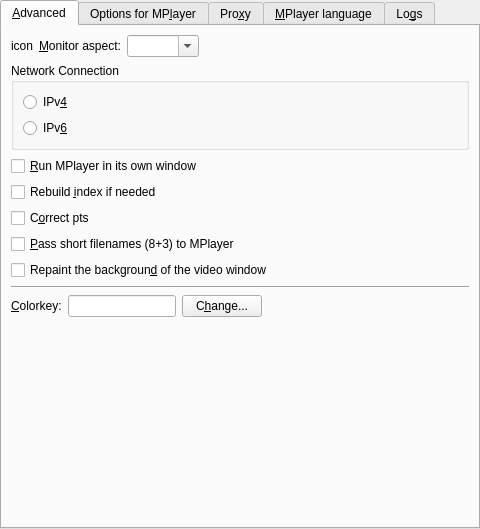
<ui version="4.0" >
 <class>PrefAdvanced</class>
 <widget class="QWidget" name="PrefAdvanced" >
  <property name="geometry" >
   <rect>
    <x>0</x>
    <y>0</y>
    <width>480</width>
    <height>529</height>
   </rect>
  </property>
  <layout class="QVBoxLayout" >
   <property name="leftMargin" >
    <number>0</number>
   </property>
   <property name="topMargin" >
    <number>0</number>
   </property>
   <property name="rightMargin" >
    <number>0</number>
   </property>
   <property name="bottomMargin" >
    <number>0</number>
   </property>
   <item>
    <widget class="QTabWidget" name="advanced_tab" >
     <property name="currentIndex" >
      <number>0</number>
     </property>
     <widget class="QWidget" name="tab1" >
      <attribute name="title" >
       <string>&amp;Advanced</string>
      </attribute>
      <layout class="QVBoxLayout" >
       <property name="spacing" >
        <number>6</number>
       </property>
       <property name="leftMargin" >
        <number>9</number>
       </property>
       <property name="topMargin" >
        <number>9</number>
       </property>
       <property name="rightMargin" >
        <number>9</number>
       </property>
       <property name="bottomMargin" >
        <number>9</number>
       </property>
       <item>
        <layout class="QHBoxLayout" >
         <property name="spacing" >
          <number>6</number>
         </property>
         <property name="leftMargin" >
          <number>0</number>
         </property>
         <property name="topMargin" >
          <number>0</number>
         </property>
         <property name="rightMargin" >
          <number>0</number>
         </property>
         <property name="bottomMargin" >
          <number>0</number>
         </property>
         <item>
          <widget class="QLabel" name="monitor_aspect_icon" >
           <property name="text" >
            <string>icon</string>
           </property>
           <property name="wordWrap" >
            <bool>false</bool>
           </property>
          </widget>
         </item>
         <item>
          <widget class="QLabel" name="textLabel1_8" >
           <property name="text" >
            <string>&amp;Monitor aspect:</string>
           </property>
           <property name="wordWrap" >
            <bool>false</bool>
           </property>
           <property name="buddy" >
            <cstring>monitoraspect_combo</cstring>
           </property>
          </widget>
         </item>
         <item>
          <widget class="MyComboBox" name="monitoraspect_combo" >
           <property name="sizePolicy" >
            <sizepolicy vsizetype="Fixed" hsizetype="Preferred" >
             <horstretch>0</horstretch>
             <verstretch>0</verstretch>
            </sizepolicy>
           </property>
           <property name="editable" >
            <bool>true</bool>
           </property>
          </widget>
         </item>
         <item>
          <spacer>
           <property name="orientation" >
            <enum>Qt::Horizontal</enum>
           </property>
           <property name="sizeType" >
            <enum>QSizePolicy::Expanding</enum>
           </property>
           <property name="sizeHint" >
            <size>
             <width>190</width>
             <height>21</height>
            </size>
           </property>
          </spacer>
         </item>
        </layout>
       </item>
       <item>
        <widget class="QGroupBox" name="internet_connection_groupbox" >
         <property name="title" >
          <string>Network Connection</string>
         </property>
         <layout class="QVBoxLayout" >
          <property name="spacing" >
           <number>6</number>
          </property>
          <property name="leftMargin" >
           <number>9</number>
          </property>
          <property name="topMargin" >
           <number>9</number>
          </property>
          <property name="rightMargin" >
           <number>9</number>
          </property>
          <property name="bottomMargin" >
           <number>9</number>
          </property>
          <item>
           <widget class="QRadioButton" name="ipv4_button" >
            <property name="text" >
             <string>IPv&amp;4</string>
            </property>
           </widget>
          </item>
          <item>
           <widget class="QRadioButton" name="ipv6_button" >
            <property name="text" >
             <string>IPv&amp;6</string>
            </property>
           </widget>
          </item>
         </layout>
        </widget>
       </item>
       <item>
        <widget class="QCheckBox" name="mplayer_use_window_check" >
         <property name="text" >
          <string>&amp;Run MPlayer in its own window</string>
         </property>
        </widget>
       </item>
       <item>
        <widget class="QCheckBox" name="idx_check" >
         <property name="text" >
          <string>Rebuild &amp;index if needed</string>
         </property>
        </widget>
       </item>
       <item>
        <widget class="QCheckBox" name="correct_pts_check" >
         <property name="text" >
          <string>C&amp;orrect pts</string>
         </property>
        </widget>
       </item>
       <item>
        <widget class="QCheckBox" name="shortnames_check" >
         <property name="text" >
          <string>&amp;Pass short filenames (8+3) to MPlayer</string>
         </property>
        </widget>
       </item>
       <item>
        <widget class="QCheckBox" name="clear_background_check" >
         <property name="text" >
          <string>Repaint the backgroun&amp;d of the video window</string>
         </property>
        </widget>
       </item>
       <item>
        <widget class="Line" name="line" >
         <property name="sizePolicy" >
          <sizepolicy vsizetype="Fixed" hsizetype="Expanding" >
           <horstretch>0</horstretch>
           <verstretch>0</verstretch>
          </sizepolicy>
         </property>
         <property name="orientation" >
          <enum>Qt::Horizontal</enum>
         </property>
        </widget>
       </item>
       <item>
        <layout class="QHBoxLayout" >
         <property name="spacing" >
          <number>6</number>
         </property>
         <property name="leftMargin" >
          <number>0</number>
         </property>
         <property name="topMargin" >
          <number>0</number>
         </property>
         <property name="rightMargin" >
          <number>0</number>
         </property>
         <property name="bottomMargin" >
          <number>0</number>
         </property>
         <item>
          <widget class="QLabel" name="colorkey_label" >
           <property name="text" >
            <string>&amp;Colorkey:</string>
           </property>
           <property name="wordWrap" >
            <bool>false</bool>
           </property>
           <property name="buddy" >
            <cstring>colorkey_view</cstring>
           </property>
          </widget>
         </item>
         <item>
          <widget class="QLineEdit" name="colorkey_view" >
           <property name="sizePolicy" >
            <sizepolicy vsizetype="Fixed" hsizetype="Minimum" >
             <horstretch>0</horstretch>
             <verstretch>0</verstretch>
            </sizepolicy>
           </property>
          </widget>
         </item>
         <item>
          <widget class="QPushButton" name="changeButton" >
           <property name="text" >
            <string>C&amp;hange...</string>
           </property>
          </widget>
         </item>
         <item>
          <spacer>
           <property name="orientation" >
            <enum>Qt::Horizontal</enum>
           </property>
           <property name="sizeType" >
            <enum>QSizePolicy::Expanding</enum>
           </property>
           <property name="sizeHint" >
            <size>
             <width>131</width>
             <height>21</height>
            </size>
           </property>
          </spacer>
         </item>
        </layout>
       </item>
       <item>
        <spacer>
         <property name="orientation" >
          <enum>Qt::Vertical</enum>
         </property>
         <property name="sizeType" >
          <enum>QSizePolicy::Expanding</enum>
         </property>
         <property name="sizeHint" >
          <size>
           <width>20</width>
           <height>20</height>
          </size>
         </property>
        </spacer>
       </item>
      </layout>
     </widget>
     <widget class="QWidget" name="tab2" >
      <attribute name="title" >
       <string>Options for MP&amp;layer</string>
      </attribute>
      <layout class="QVBoxLayout" >
       <property name="spacing" >
        <number>6</number>
       </property>
       <property name="leftMargin" >
        <number>9</number>
       </property>
       <property name="topMargin" >
        <number>9</number>
       </property>
       <property name="rightMargin" >
        <number>9</number>
       </property>
       <property name="bottomMargin" >
        <number>9</number>
       </property>
       <item>
        <widget class="QLabel" name="textLabel3_2" >
         <property name="text" >
          <string>Here you can pass extra options to MPlayer.
Write them separated by spaces.
Example: -flip -nosound</string>
         </property>
         <property name="alignment" >
          <set>Qt::AlignVCenter</set>
         </property>
         <property name="wordWrap" >
          <bool>false</bool>
         </property>
        </widget>
       </item>
       <item>
        <layout class="QHBoxLayout" >
         <property name="spacing" >
          <number>6</number>
         </property>
         <property name="leftMargin" >
          <number>0</number>
         </property>
         <property name="topMargin" >
          <number>0</number>
         </property>
         <property name="rightMargin" >
          <number>0</number>
         </property>
         <property name="bottomMargin" >
          <number>0</number>
         </property>
         <item>
          <widget class="QLabel" name="textLabel1_3" >
           <property name="text" >
            <string>&amp;Options:</string>
           </property>
           <property name="wordWrap" >
            <bool>false</bool>
           </property>
           <property name="buddy" >
            <cstring>mplayer_args_edit</cstring>
           </property>
          </widget>
         </item>
         <item>
          <widget class="QLineEdit" name="mplayer_args_edit" />
         </item>
        </layout>
       </item>
       <item>
        <widget class="Line" name="line2" >
         <property name="sizePolicy" >
          <sizepolicy vsizetype="Fixed" hsizetype="Expanding" >
           <horstretch>0</horstretch>
           <verstretch>0</verstretch>
          </sizepolicy>
         </property>
         <property name="frameShape" >
          <enum>QFrame::HLine</enum>
         </property>
         <property name="frameShadow" >
          <enum>QFrame::Sunken</enum>
         </property>
         <property name="orientation" >
          <enum>Qt::Horizontal</enum>
         </property>
        </widget>
       </item>
       <item>
        <widget class="QLabel" name="textLabel4_2" >
         <property name="text" >
          <string>You can also pass additional video filters.
Separate them with ",". Do not use spaces!
Example: scale=512:-2,eq2=1.1</string>
         </property>
         <property name="alignment" >
          <set>Qt::AlignVCenter</set>
         </property>
         <property name="wordWrap" >
          <bool>false</bool>
         </property>
        </widget>
       </item>
       <item>
        <layout class="QHBoxLayout" >
         <property name="spacing" >
          <number>6</number>
         </property>
         <property name="leftMargin" >
          <number>0</number>
         </property>
         <property name="topMargin" >
          <number>0</number>
         </property>
         <property name="rightMargin" >
          <number>0</number>
         </property>
         <property name="bottomMargin" >
          <number>0</number>
         </property>
         <item>
          <widget class="QLabel" name="textLabel2_3" >
           <property name="text" >
            <string>V&amp;ideo filters:</string>
           </property>
           <property name="wordWrap" >
            <bool>false</bool>
           </property>
           <property name="buddy" >
            <cstring>mplayer_vfilters_edit</cstring>
           </property>
          </widget>
         </item>
         <item>
          <widget class="QLineEdit" name="mplayer_vfilters_edit" />
         </item>
        </layout>
       </item>
       <item>
        <widget class="Line" name="line3" >
         <property name="sizePolicy" >
          <sizepolicy vsizetype="Fixed" hsizetype="Expanding" >
           <horstretch>0</horstretch>
           <verstretch>0</verstretch>
          </sizepolicy>
         </property>
         <property name="frameShape" >
          <enum>QFrame::HLine</enum>
         </property>
         <property name="frameShadow" >
          <enum>QFrame::Sunken</enum>
         </property>
         <property name="orientation" >
          <enum>Qt::Horizontal</enum>
         </property>
        </widget>
       </item>
       <item>
        <widget class="QLabel" name="textLabel5_2" >
         <property name="text" >
          <string>And finally audio filters. Same rule as for video filters.
Example: resample=44100:0:0,volnorm</string>
         </property>
         <property name="alignment" >
          <set>Qt::AlignVCenter</set>
         </property>
         <property name="wordWrap" >
          <bool>false</bool>
         </property>
        </widget>
       </item>
       <item>
        <layout class="QHBoxLayout" >
         <property name="spacing" >
          <number>6</number>
         </property>
         <property name="leftMargin" >
          <number>0</number>
         </property>
         <property name="topMargin" >
          <number>0</number>
         </property>
         <property name="rightMargin" >
          <number>0</number>
         </property>
         <property name="bottomMargin" >
          <number>0</number>
         </property>
         <item>
          <widget class="QLabel" name="textLabel3_3" >
           <property name="text" >
            <string>Audio &amp;filters:</string>
           </property>
           <property name="wordWrap" >
            <bool>false</bool>
           </property>
           <property name="buddy" >
            <cstring>mplayer_afilters_edit</cstring>
           </property>
          </widget>
         </item>
         <item>
          <widget class="QLineEdit" name="mplayer_afilters_edit" />
         </item>
        </layout>
       </item>
       <item>
        <spacer>
         <property name="orientation" >
          <enum>Qt::Vertical</enum>
         </property>
         <property name="sizeHint" >
          <size>
           <width>20</width>
           <height>40</height>
          </size>
         </property>
        </spacer>
       </item>
      </layout>
     </widget>
     <widget class="QWidget" name="tab_proxy" >
      <attribute name="title" >
       <string>Pro&amp;xy</string>
      </attribute>
      <layout class="QVBoxLayout" >
       <item>
        <widget class="QLabel" name="label" >
         <property name="text" >
          <string>You can set a proxy for internet connections (currently only used for subtitle downloading).</string>
         </property>
         <property name="wordWrap" >
          <bool>true</bool>
         </property>
        </widget>
       </item>
       <item>
        <widget class="QCheckBox" name="use_proxy_check" >
         <property name="text" >
          <string>&amp;Enable proxy</string>
         </property>
        </widget>
       </item>
       <item>
        <widget class="QWidget" native="1" name="proxy_container" >
         <property name="enabled" >
          <bool>false</bool>
         </property>
         <layout class="QGridLayout" >
          <item row="0" column="0" >
           <widget class="QLabel" name="label_2" >
            <property name="text" >
             <string>&amp;Host:</string>
            </property>
            <property name="buddy" >
             <cstring>proxy_hostname_edit</cstring>
            </property>
           </widget>
          </item>
          <item row="0" column="1" >
           <widget class="QLineEdit" name="proxy_hostname_edit" />
          </item>
          <item row="0" column="2" >
           <widget class="QLabel" name="label_3" >
            <property name="text" >
             <string>&amp;Port:</string>
            </property>
            <property name="buddy" >
             <cstring>proxy_port_spin</cstring>
            </property>
           </widget>
          </item>
          <item row="0" column="3" >
           <widget class="QSpinBox" name="proxy_port_spin" >
            <property name="maximum" >
             <number>65535</number>
            </property>
           </widget>
          </item>
          <item row="1" column="0" >
           <widget class="QLabel" name="label_4" >
            <property name="text" >
             <string>&amp;Username:</string>
            </property>
            <property name="buddy" >
             <cstring>proxy_username_edit</cstring>
            </property>
           </widget>
          </item>
          <item row="1" column="1" colspan="3" >
           <widget class="QLineEdit" name="proxy_username_edit" />
          </item>
          <item row="2" column="0" >
           <widget class="QLabel" name="label_5" >
            <property name="text" >
             <string>Pa&amp;ssword:</string>
            </property>
            <property name="buddy" >
             <cstring>proxy_password_edit</cstring>
            </property>
           </widget>
          </item>
          <item row="2" column="1" colspan="3" >
           <widget class="QLineEdit" name="proxy_password_edit" >
            <property name="echoMode" >
             <enum>QLineEdit::Password</enum>
            </property>
           </widget>
          </item>
         </layout>
        </widget>
       </item>
       <item>
        <spacer>
         <property name="orientation" >
          <enum>Qt::Vertical</enum>
         </property>
         <property name="sizeHint" >
          <size>
           <width>20</width>
           <height>31</height>
          </size>
         </property>
        </spacer>
       </item>
      </layout>
     </widget>
     <widget class="QWidget" name="tab3" >
      <attribute name="title" >
       <string>&amp;MPlayer language</string>
      </attribute>
      <layout class="QGridLayout" >
       <property name="leftMargin" >
        <number>6</number>
       </property>
       <property name="topMargin" >
        <number>6</number>
       </property>
       <property name="rightMargin" >
        <number>6</number>
       </property>
       <property name="bottomMargin" >
        <number>6</number>
       </property>
       <property name="horizontalSpacing" >
        <number>6</number>
       </property>
       <property name="verticalSpacing" >
        <number>6</number>
       </property>
       <item row="0" column="0" colspan="2" >
        <widget class="QLabel" name="textLabel1_4" >
         <property name="text" >
          <string>SMPlayer needs to read and parse the output of MPlayer and sometimes it relies on English text. If you are using a MPlayer translated into another language, then you need to change the texts that SMPlayer looks for. (Technically you should enter regular expressions)&lt;br>&lt;br>
The drop-down lists may provide already made regular expression for several languages.</string>
         </property>
         <property name="alignment" >
          <set>Qt::AlignVCenter</set>
         </property>
         <property name="wordWrap" >
          <bool>true</bool>
         </property>
        </widget>
       </item>
       <item row="1" column="0" >
        <widget class="QLabel" name="eof_label" >
         <property name="text" >
          <string>&amp;End of file:</string>
         </property>
         <property name="wordWrap" >
          <bool>false</bool>
         </property>
         <property name="buddy" >
          <cstring>endoffile_combo</cstring>
         </property>
        </widget>
       </item>
       <item row="2" column="0" >
        <widget class="QLabel" name="novideo_label" >
         <property name="text" >
          <string>&amp;No video:</string>
         </property>
         <property name="wordWrap" >
          <bool>false</bool>
         </property>
         <property name="buddy" >
          <cstring>novideo_combo</cstring>
         </property>
        </widget>
       </item>
       <item row="3" column="1" >
        <spacer>
         <property name="orientation" >
          <enum>Qt::Vertical</enum>
         </property>
         <property name="sizeType" >
          <enum>QSizePolicy::Expanding</enum>
         </property>
         <property name="sizeHint" >
          <size>
           <width>20</width>
           <height>20</height>
          </size>
         </property>
        </spacer>
       </item>
       <item row="1" column="1" >
        <widget class="MyComboBox" name="endoffile_combo" >
         <property name="sizePolicy" >
          <sizepolicy vsizetype="Fixed" hsizetype="Expanding" >
           <horstretch>0</horstretch>
           <verstretch>0</verstretch>
          </sizepolicy>
         </property>
         <property name="editable" >
          <bool>true</bool>
         </property>
        </widget>
       </item>
       <item row="2" column="1" >
        <widget class="MyComboBox" name="novideo_combo" >
         <property name="sizePolicy" >
          <sizepolicy vsizetype="Fixed" hsizetype="Expanding" >
           <horstretch>0</horstretch>
           <verstretch>0</verstretch>
          </sizepolicy>
         </property>
         <property name="editable" >
          <bool>true</bool>
         </property>
        </widget>
       </item>
      </layout>
     </widget>
     <widget class="QWidget" name="tab4" >
      <attribute name="title" >
       <string>Lo&amp;gs</string>
      </attribute>
      <layout class="QVBoxLayout" >
       <property name="spacing" >
        <number>6</number>
       </property>
       <property name="leftMargin" >
        <number>9</number>
       </property>
       <property name="topMargin" >
        <number>9</number>
       </property>
       <property name="rightMargin" >
        <number>9</number>
       </property>
       <property name="bottomMargin" >
        <number>9</number>
       </property>
       <item>
        <widget class="QCheckBox" name="log_smplayer_check" >
         <property name="text" >
          <string>Log &amp;SMPlayer output</string>
         </property>
        </widget>
       </item>
       <item>
        <widget class="QCheckBox" name="log_mplayer_check" >
         <property name="text" >
          <string>Log MPlayer &amp;output</string>
         </property>
        </widget>
       </item>
       <item>
        <widget class="QCheckBox" name="log_mplayer_save_check" >
         <property name="text" >
          <string>A&amp;utosave MPlayer log to file</string>
         </property>
        </widget>
       </item>
       <item>
        <widget class="QLineEdit" name="log_mplayer_save_name" >
         <property name="enabled" >
          <bool>false</bool>
         </property>
        </widget>
       </item>
       <item>
        <widget class="Line" name="line8_2" >
         <property name="sizePolicy" >
          <sizepolicy vsizetype="Fixed" hsizetype="Expanding" >
           <horstretch>0</horstretch>
           <verstretch>0</verstretch>
          </sizepolicy>
         </property>
         <property name="frameShape" >
          <enum>QFrame::HLine</enum>
         </property>
         <property name="frameShadow" >
          <enum>QFrame::Sunken</enum>
         </property>
         <property name="orientation" >
          <enum>Qt::Horizontal</enum>
         </property>
        </widget>
       </item>
       <item>
        <widget class="QLabel" name="textLabel1_17" >
         <property name="text" >
          <string>This option is mainly intended for debugging the application.</string>
         </property>
         <property name="wordWrap" >
          <bool>false</bool>
         </property>
        </widget>
       </item>
       <item>
        <widget class="QLabel" name="textLabel2_10" >
         <property name="text" >
          <string>&amp;Filter for SMPlayer logs:</string>
         </property>
         <property name="wordWrap" >
          <bool>false</bool>
         </property>
         <property name="buddy" >
          <cstring>log_filter_edit</cstring>
         </property>
        </widget>
       </item>
       <item>
        <widget class="QLineEdit" name="log_filter_edit" />
       </item>
       <item>
        <spacer>
         <property name="orientation" >
          <enum>Qt::Vertical</enum>
         </property>
         <property name="sizeHint" >
          <size>
           <width>20</width>
           <height>40</height>
          </size>
         </property>
        </spacer>
       </item>
      </layout>
     </widget>
    </widget>
   </item>
  </layout>
 </widget>
 <customwidgets>
  <customwidget>
   <class>MyComboBox</class>
   <extends>QComboBox</extends>
   <header>mycombobox.h</header>
  </customwidget>
 </customwidgets>
 <tabstops>
  <tabstop>advanced_tab</tabstop>
  <tabstop>monitoraspect_combo</tabstop>
  <tabstop>ipv4_button</tabstop>
  <tabstop>ipv6_button</tabstop>
  <tabstop>mplayer_use_window_check</tabstop>
  <tabstop>idx_check</tabstop>
  <tabstop>correct_pts_check</tabstop>
  <tabstop>shortnames_check</tabstop>
  <tabstop>clear_background_check</tabstop>
  <tabstop>colorkey_view</tabstop>
  <tabstop>changeButton</tabstop>
  <tabstop>mplayer_args_edit</tabstop>
  <tabstop>mplayer_vfilters_edit</tabstop>
  <tabstop>mplayer_afilters_edit</tabstop>
  <tabstop>use_proxy_check</tabstop>
  <tabstop>proxy_hostname_edit</tabstop>
  <tabstop>proxy_port_spin</tabstop>
  <tabstop>proxy_username_edit</tabstop>
  <tabstop>proxy_password_edit</tabstop>
  <tabstop>endoffile_combo</tabstop>
  <tabstop>novideo_combo</tabstop>
  <tabstop>log_smplayer_check</tabstop>
  <tabstop>log_mplayer_check</tabstop>
  <tabstop>log_mplayer_save_check</tabstop>
  <tabstop>log_mplayer_save_name</tabstop>
  <tabstop>log_filter_edit</tabstop>
 </tabstops>
 <resources/>
 <connections>
  <connection>
   <sender>log_mplayer_save_check</sender>
   <signal>toggled(bool)</signal>
   <receiver>log_mplayer_save_name</receiver>
   <slot>setEnabled(bool)</slot>
   <hints>
    <hint type="sourcelabel" >
     <x>249</x>
     <y>180</y>
    </hint>
    <hint type="destinationlabel" >
     <x>249</x>
     <y>212</y>
    </hint>
   </hints>
  </connection>
  <connection>
   <sender>use_proxy_check</sender>
   <signal>toggled(bool)</signal>
   <receiver>proxy_container</receiver>
   <slot>setEnabled(bool)</slot>
   <hints>
    <hint type="sourcelabel" >
     <x>239</x>
     <y>90</y>
    </hint>
    <hint type="destinationlabel" >
     <x>239</x>
     <y>179</y>
    </hint>
   </hints>
  </connection>
 </connections>
</ui>
